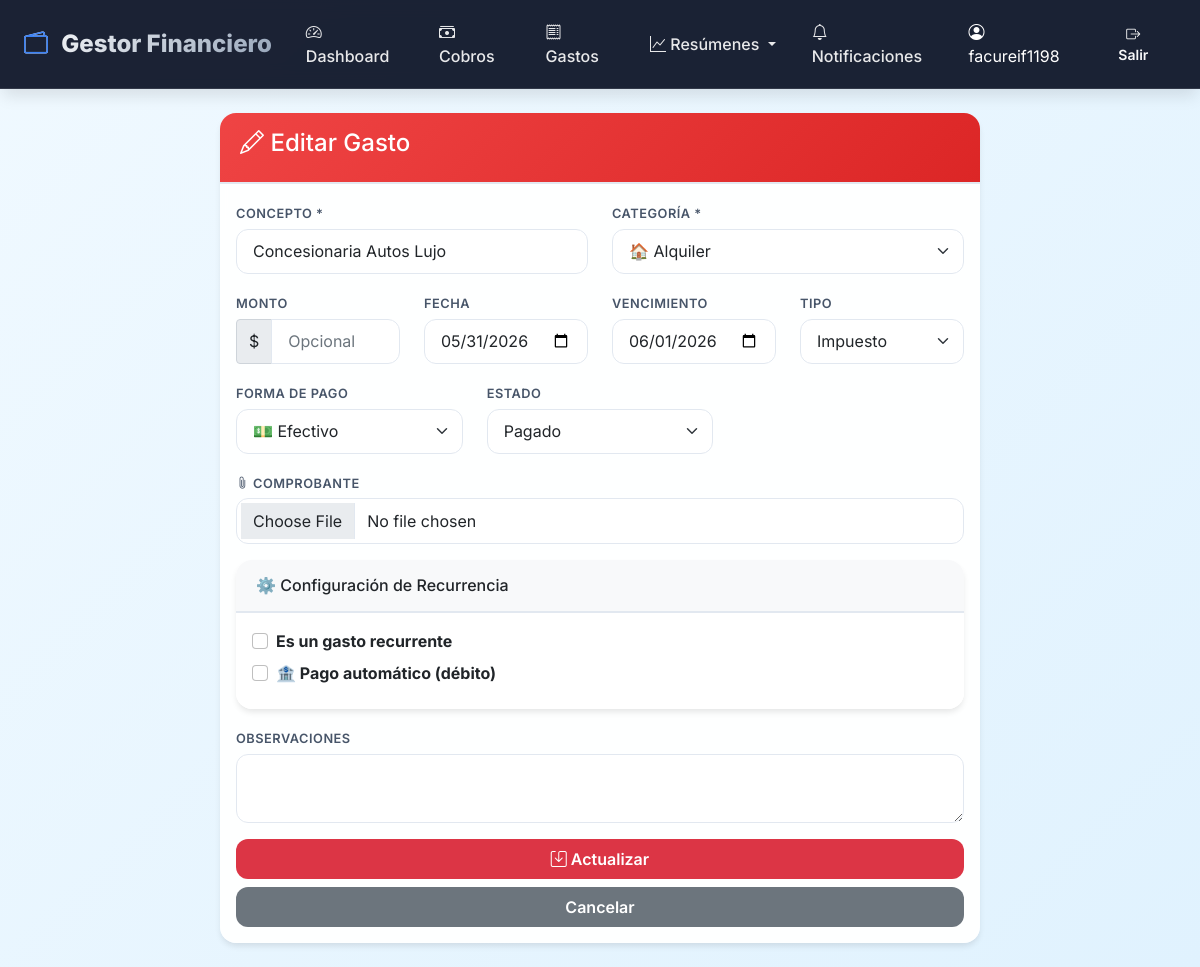
/gastos/editar/9/ (signed in), run on the app's committed database.
### finances/models.py (models this page shows, shortened)
class Gasto(models.Model):
    FORMA_PAGO_CHOICES = [
        ('efectivo', 'Efectivo'),
        ('transferencia', 'Transferencia'),
        ('tarjeta_credito', 'Tarjeta de Crédito'),
        ('tarjeta_debito', 'Tarjeta de Débito'),
        ('debito_automatico', 'Débito Automático'),
        ('cheque', 'Cheque'),
        ('otro', 'Otro'),
    ]
    ESTADO_CHOICES = [
        ('pendiente', 'Pendiente'),
        ('pagado', 'Pagado'),
        ('vencido', 'Vencido'),
        ('cancelado', 'Cancelado'),
    ]
    PERIODICIDAD_CHOICES = [
        ('unico', 'Único'),
        ('mensual', 'Mensual'),
        ('bimestral', 'Bimestral'),
        ('trimestral', 'Trimestral'),
        ('semestral', 'Semestral'),
        ('anual', 'Anual'),
    ]
    TIPO_CHOICES = [
        ('fijo', 'Fijo'),
        ('servicio', 'Servicio'),
        ('impuesto', 'Impuesto'),
        ('variable', 'Variable'),
        ('otro', 'Otro'),
    ]
    usuario = models.ForeignKey(User, on_delete=models.CASCADE, null=True, blank=True)
    categoria = models.ForeignKey(Categoria, on_delete=models.PROTECT)
    nombre = models.CharField(max_length=200)
    descripcion = models.TextField(blank=True)
    monto = models.DecimalField(max_digits=12, decimal_places=2, null=True, blank=True)
    tipo_gasto = models.CharField(max_length=20, choices=TIPO_CHOICES, default='fijo')
    fecha = models.DateField(default=timezone.now)
    fecha_vencimiento = models.DateField(null=True, blank=True)
    fecha_pago = models.DateField(null=True, blank=True)
    forma_pago = models.CharField(max_length=20, choices=FORMA_PAGO_CHOICES, default='efectivo')
    estado = models.CharField(max_length=15, choices=ESTADO_CHOICES, default='pendiente')
    comprobante = models.FileField(upload_to='comprobantes/%Y/%m/', null=True, blank=True)
    es_recurrente = models.BooleanField(default=False)
    pago_automatico = models.BooleanField(default=False)
    periodicidad = models.CharField(max_length=20, choices=PERIODICIDAD_CHOICES, default='unico')
    meses_a_generar = models.IntegerField(default=1)
    observaciones = models.TextField(blank=True)
    creado = models.DateTimeField(auto_now_add=True)
    actualizado = models.DateTimeField(auto_now=True)
    class Meta:
        ordering = ['-fecha']
        verbose_name = 'Gasto'
        verbose_name_plural = 'Gastos'

class Categoria(models.Model):
    TIPO_CHOICES = [
        ('ingreso', 'Ingreso'),
        ('gasto', 'Gasto'),
    ]
    usuario = models.ForeignKey(User, on_delete=models.CASCADE, null=True, blank=True)
    nombre = models.CharField(max_length=100)
    tipo = models.CharField(max_length=10, choices=TIPO_CHOICES)
    icono = models.CharField(max_length=50, blank=True)
    color = models.CharField(max_length=7, default='#3498db')
    activo = models.BooleanField(default=True)
    class Meta:
        ordering = ['nombre']
        verbose_name = 'Categoría'
        verbose_name_plural = 'Categorías'
        unique_together = ['usuario', 'nombre']

### finances/views.py (the view, shortened to what this page needs)
# urls.py: path('gastos/editar/<int:pk>/', views.editar_gasto, name='editar_gasto'),
@login_required
def editar_gasto(request, pk):
    gasto = get_object_or_404(Gasto, pk=pk, usuario=request.user)
    categorias = Categoria.objects.filter(usuario=request.user, activo=True, tipo='gasto')
    return render(request, 'finances/form_gasto.html', {'gasto': gasto, 'categorias': categorias})

### finances/templates/finances/form_gasto.html (shortened to what this page needs)
{% extends 'finances/base.html' %}
{% block content %}
<div class="row justify-content-center">
    <div class="col-md-8">
        <div class="card">
            <div class="card-header bg-danger text-white">
                <h4>
                    {% if gasto %}
                        <i class="bi bi-pencil"></i> Editar Gasto
                    {% else %}
                        <i class="bi bi-cash"></i> Nuevo Gasto
                    {% endif %}
                </h4>
            </div>
            <div class="card-body">
                <form method="POST" enctype="multipart/form-data">
                    <div class="row mb-3">
                        <div class="col-md-6">
                            <label class="form-label">Concepto *</label>
                            <input type="text" name="nombre" class="form-control" required
                                   value="{{ gasto.nombre|default:'' }}">
                        </div>
                        <div class="col-md-6">
                            <label class="form-label">Categoría *</label>
                            <select name="categoria" class="form-select" required>
                                {% for cat in categorias %}
                                <option value="{{ cat.id }}"
                                    {% if gasto.categoria_id == cat.id %}selected{% endif %}>
                                    {{ cat.icono }} {{ cat.nombre }}
                                </option>
                                {% endfor %}
                            </select>
                        </div>
                    </div>
                    <div class="row mb-3">
                        <div class="col-md-3">
                            <label class="form-label">Monto</label>
                            <div class="input-group">
                                <span class="input-group-text">$</span>
                                <input type="number" name="monto" class="form-control"
                                       step="0.01" value="{{ gasto.monto|default:'' }}"
                                       placeholder="Opcional">
                            </div>
                        </div>
                        <div class="col-md-3">
                            <label class="form-label">Fecha</label>
                            <input type="date" name="fecha" class="form-control"
                                   value="{{ gasto.fecha|date:'Y-m-d'|default:'' }}">
                        </div>
                        <div class="col-md-3">
                            <label class="form-label">Vencimiento</label>
                            <input type="date" name="fecha_vencimiento" class="form-control"
                                   value="{{ gasto.fecha_vencimiento|date:'Y-m-d'|default:'' }}">
                        </div>
                        <div class="col-md-3">
                            <label class="form-label">Tipo</label>
                            <select name="tipo_gasto" class="form-select">
                                <option value="impuesto" {% if gasto.tipo_gasto == 'impuesto' %}selected{% endif %}>Impuesto</option>
                            </select>
                        </div>
                    </div>
                    <div class="row mb-3">
                        <div class="col-md-4">
                            <label class="form-label">Forma de Pago</label>
                            <select name="forma_pago" class="form-select">
                                <option value="efectivo">💵 Efectivo</option>
                            </select>
                        </div>
                        <div class="col-md-4">
                            {% if gasto %}
                            <label class="form-label">Estado</label>
                            <select name="estado" class="form-select">
                                <option value="pagado" {% if gasto.estado == 'pagado' %}selected{% endif %}>Pagado</option>
                            </select>
                            {% endif %}
                        </div>
                    </div>
                    <div class="mb-3">
                        <label class="form-label">
                            <i class="bi bi-paperclip"></i> Comprobante
                        </label>
                        <input type="file" name="comprobante" class="form-control" accept=".pdf,.jpg,.jpeg,.png">
                    </div>
                    <div class="card mb-3">
                        <div class="card-header bg-light">
                            <h6 class="mb-0">⚙️ Configuración de Recurrencia</h6>
                        </div>
                        <div class="card-body">
                            <div class="form-check mb-2">
                                <input type="checkbox" name="es_recurrente" class="form-check-input" id="es_recurrente"
                                       {% if gasto.es_recurrente %}checked{% endif %}>
                                <label class="form-check-label" for="es_recurrente">
                                    <strong>Es un gasto recurrente</strong>
                                </label>
                            </div>
                            <div class="form-check mb-2">
                                <input type="checkbox" name="pago_automatico" class="form-check-input" id="pago_automatico"
                                       {% if gasto.pago_automatico %}checked{% endif %}>
                                <label class="form-check-label" for="pago_automatico">
                                    <strong>🏦 Pago automático (débito)</strong>
                                </label>
                            </div>
                        </div>
                    </div>
                    <div class="mb-3">
                        <label class="form-label">Observaciones</label>
                        <textarea name="observaciones" class="form-control" rows="2">{{ gasto.observaciones|default:'' }}</textarea>
                    </div>
                    <div class="d-grid gap-2">
                        <button type="submit" class="btn btn-danger">
                            <i class="bi bi-save"></i>
                            {% if gasto %}Actualizar{% else %}Guardar Gasto(s){% endif %}
                        </button>
                        <a href="{% url 'lista_gastos' %}" class="btn btn-secondary">Cancelar</a>
                    </div>
                </form>
            </div>
        </div>
    </div>
</div>
{% endblock %}

### finances/templates/finances/base.html (shortened to what this page needs)
<!DOCTYPE html>
<html lang="es">
<head>
    <link href="https://cdn.jsdelivr.net/npm/bootstrap@5.1.3/dist/css/bootstrap.min.css" rel="stylesheet">
    <link rel="stylesheet" href="https://cdn.jsdelivr.net/npm/bootstrap-icons@1.8.1/font/bootstrap-icons.css">
</head>
<body>
    <nav class="navbar navbar-expand-lg navbar-dark mb-4">
        <div class="container">
            <a class="navbar-brand" href="{% url 'dashboard' %}">
                <i class="bi bi-wallet2"></i> Gestor Financiero
            </a>
            <div class="collapse navbar-collapse" id="navbarNav">
                <ul class="navbar-nav me-auto">
                    <li class="nav-item">
                        <a class="nav-link" href="{% url 'dashboard' %}">
                            <i class="bi bi-speedometer2"></i> Dashboard
                        </a>
                    </li>
                    <li class="nav-item">
                        <a class="nav-link" href="{% url 'lista_cobros' %}">
                            <i class="bi bi-cash-stack"></i> Cobros
                        </a>
                    </li>
                    <li class="nav-item">
                        <a class="nav-link" href="{% url 'lista_gastos' %}">
                            <i class="bi bi-receipt"></i> Gastos
                        </a>
                    </li>
                    <li class="nav-item dropdown">
                        <a class="nav-link dropdown-toggle" href="#" data-bs-toggle="dropdown">
                            <i class="bi bi-graph-up"></i> Resúmenes
                        </a>
                    </li>
                    <li class="nav-item">
                        <a class="nav-link" href="{% url 'notificaciones' %}">
                            <i class="bi bi-bell"></i> Notificaciones
                        </a>
                    </li>
                </ul>
                <div class="d-none d-lg-flex align-items-center ms-3">
                    <span class="text-white me-3">
                        <i class="bi bi-person-circle"></i> {{ user.username }}
                    </span>
                    <a href="{% url 'logout' %}" class="btn btn-outline-light btn-sm">
                        <i class="bi bi-box-arrow-right"></i> Salir
                    </a>
                </div>
            </div>
        </div>
    </nav>
    <div class="container">
        {% block content %}{% endblock %}
    </div>
</body>
</html>

### finances/templates/finances/base.html (style rules this page uses)
:root { --primary: #0f172a; --primary-light: #1e293b; --accent: #3b82f6; --accent-hover: #2563eb; --success: #10b981; --danger: #ef4444; --warning: #f59e0b; --info: #06b6d4; --gray-50: #f8fafc; --gray-100: #f1f5f9; --gray-200: #e2e8f0; --gray-600: #475569; --gray-800: #1e293b; --shadow-sm: 0 1px 2px 0 rgb(0 0 0 / 0.05); --shadow-md: 0 4px 6px -1px rgb(0 0 0 / 0.1); --shadow-lg: 0 10px 15px -3px rgb(0 0 0 / 0.1); --radius-lg: 1rem; --radius-md: 0.75rem; }
* { margin: 0; padding: 0; box-sizing: border-box; }
body { background: linear-gradient(135deg, #f0f9ff 0%, #e0f2fe 100%); font-family: 'Inter', -apple-system, BlinkMacSystemFont, 'Segoe UI', Roboto, sans-serif; min-height: 100vh; overflow-x: hidden; }
.navbar { background: rgba(15, 23, 42, 0.95) !important; backdrop-filter: blur(10px); box-shadow: var(--shadow-lg); border-bottom: 1px solid rgba(255,255,255,0.1); padding: 0.75rem 0; position: relative; z-index: 1050; }
.navbar-brand { font-weight: 800; font-size: 1.5rem; background: linear-gradient(135deg, #fff, #94a3b8); -webkit-background-clip: text; background-clip: text; color: transparent !important; }
.navbar-brand i { background: none; -webkit-background-clip: unset; background-clip: unset; color: var(--accent) !important; margin-right: 8px; }
.navbar-nav { align-items: center; }
.nav-link { font-weight: 500; transition: all 0.2s ease; border-radius: var(--radius-md); padding: 0.5rem 1rem !important; margin: 0 2px; color: rgba(255,255,255,0.9) !important; }
.card { border: none; border-radius: var(--radius-lg); background: rgba(255, 255, 255, 0.95); backdrop-filter: blur(4px); box-shadow: var(--shadow-md); transition: transform 0.2s ease, box-shadow 0.2s ease; overflow: hidden; margin-bottom: 1.5rem; }
.card-header { background: rgba(255,255,255,0.98); border-bottom: 2px solid var(--gray-200); padding: 1rem 1.25rem; font-weight: 700; }
.bg-danger { background: linear-gradient(135deg, var(--danger), #dc2626) !important; }
.btn { border-radius: var(--radius-md); font-weight: 600; padding: 0.5rem 1.25rem; transition: all 0.2s; border: none; }
.form-select, .form-control { border-radius: var(--radius-md); border: 1px solid var(--gray-200); padding: 0.6rem 1rem; transition: all 0.2s; }
.form-label { font-weight: 600; font-size: 0.8rem; text-transform: uppercase; letter-spacing: 0.5px; color: var(--gray-600); margin-bottom: 0.35rem; }
.card, .metric-card, .alert { animation: fadeInUp 0.4s ease-out; }
.container { max-width: 1400px; padding: 0 1.5rem; }
.mb-4 { margin-bottom: 1.5rem !important; }

### data on the page
Gasto: nombre "Concesionaria Autos Lujo", categoria "🏠 Alquiler", fecha "05/31/2026", fecha_vencimiento "06/01/2026", tipo_gasto "Impuesto", estado "Pagado"

### other printed values
{{ user.username }} "facureif1198"
